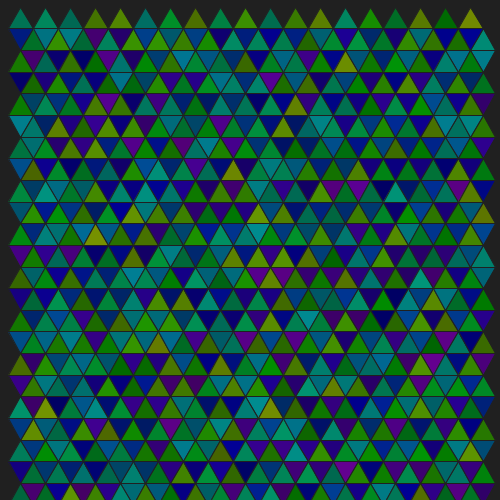
Frame 1 (no input)
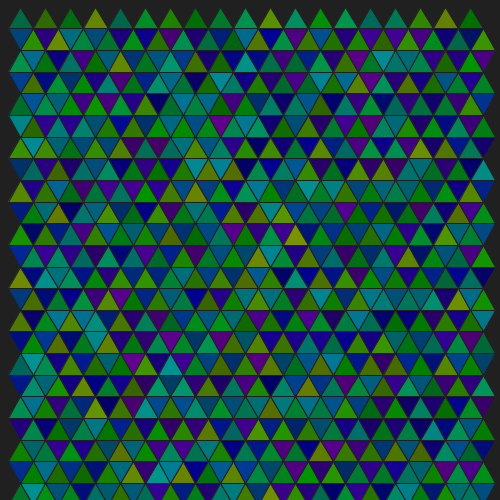
Frame 2 (the mouse pressed at the canvas centre, redrawn once)

The Processing sketch that drew these frames (run headless with seeded random() and noise(); the mouse was pressed at the canvas centre and the sketch redrawn once):

// Processing sketch: build
// ── build.pde
 
/*
Aprendiendo Processing - Red triangular

José Vicente Araújo
http://dunadigital.com 
svcnt@dunadigital.com
junio 2015
Processing 2.2.1

*/


//VARIABLES GLOBALES
int num = 20;
float gap, alto, lado;

//SETUP
void setup() {
	size(500, 500);
	background(#202020);
	noFill();
	stroke(#202020);
	smooth();
	colorMode(HSB);
}

//LOOP
void draw() {

	translate((width/num)/3 , 0);

	for (int i = 1; i < num; ++i) {
		for (int ii = 1; ii < num; ++ii) {
			gap = width/num;
			lado = gap;
			alto = sqrt(3)*gap;

			
			triangulo(i*lado, ii*alto, (alto/3));
			triangulo(i*lado - lado/2, ii*alto - alto/2, (alto/3));

		}
	}

	noLoop();
}

void triangulo(float x, float y, float radio){

	float correct = TWO_PI/12;

	fill(random(50,127), 255, random(100,150));

	triangle(
		x + cos(TWO_PI/3 + correct)*radio,
		y + sin(TWO_PI/3 + correct)*radio,
		x + cos(TWO_PI/3*2 + correct)*radio,
		y + sin(TWO_PI/3*2 + correct)*radio,
		x + cos(TWO_PI/3*3 + correct)*radio,
		y + sin(TWO_PI/3*3 + correct)*radio
	);

	fill(random(127,200), 255, random(100,150));

	triangle(
		x + cos(TWO_PI/3 - correct)*radio,
		radio + y + sin(TWO_PI/3 - correct)*radio,
		x + cos(TWO_PI/3*2 - correct)*radio,
		radio + y + sin(TWO_PI/3*2 - correct)*radio,
		x + cos(TWO_PI/3*3 - correct)*radio,
		radio + y + sin(TWO_PI/3*3 - correct)*radio
	);
}	
